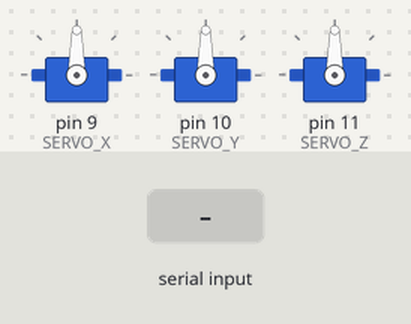
A sketch run on a simulated Arduino Uno, built with avr-gcc and run on an emulated ATmega328P. On the bench: 3 × servo. The test bench sets the inputs (shaded band).

Above: at 1.2 s.
1.3 s: "x,45\n" received over Serial
At 2.4 s:
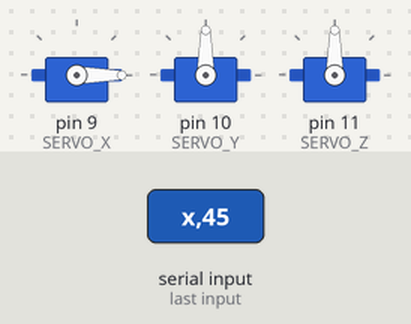
2.8 s: "y,45\n" received over Serial
At 3.5 s:
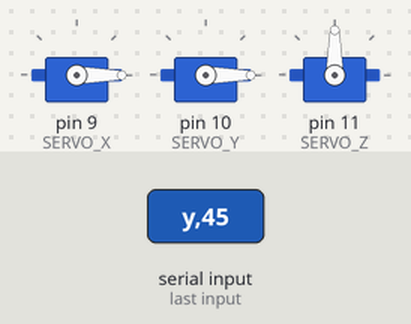
4.3 s: "x90\n" received over Serial
At 4.6 s:
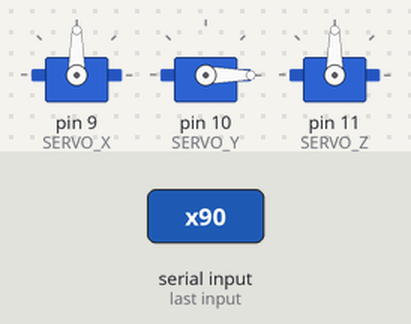
5.8 s: "t90\n" received over Serial
At 7.0 s:
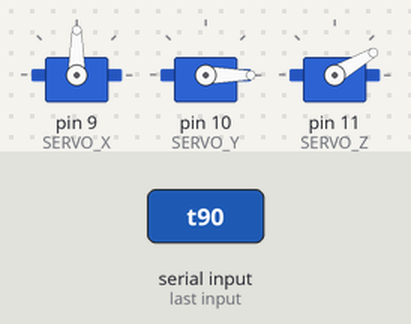
7.4 s: "y90\n" received over Serial
At 8.2 s:
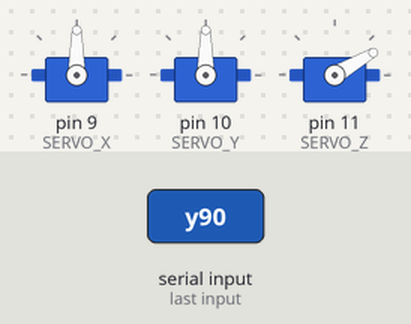
8.9 s: "t,45\n" received over Serial
At 9.5 s:
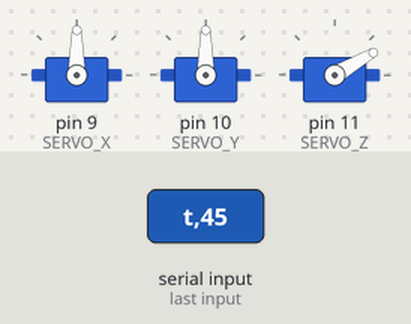
Timing chart, 0 to 11.5 s (numbered marks = the images above; inputs shaded):
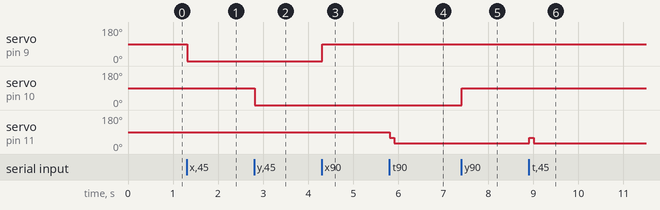

The sketch:

RobotFinger.ino
```cpp
/*
 * Robotic Finger
 * This program controls three servo motors
 * It moves throw the x and y axys and uses
 * a finger to push a touch screen
 */
#include <Servo.h>

// Declaring the servos
Servo servo_x;
Servo servo_y;
Servo servo_z;

// Initialize variables
int SERVO_X = 9;
int SERVO_Y = 10;
int SERVO_Z = 11;
int UP = 30;
int DOWN = 60;
int incoming = 0;
String readString;
char dir;
bool r1 = false;

//Initialize the Arduino
void setup() {
  Serial.begin(9600);
  servo_x.attach(SERVO_X);
  servo_y.attach(SERVO_Y);
  servo_z.attach(SERVO_Z);
  dir = 'u';
}

void loop() {

  while (Serial.available()) {
    char c = Serial.read();  //gets one char from serial buffer
    if(r1){
      readString += c;
    } else {
      dir = c;
      r1 = true;
    }
    delay(2);  //slow looping to allow buffer to fill with next character
  }
  //if (readString.length() >0) {
  if(r1) {
    //Serial.println(readString);  //so you can see the captured string
    if(dir == 'x'){
      int n = readString.toInt();  //convert readString into a number
      readString=""; //empty for next input
      servo_x.write(n);
    } else if(dir == 'y'){
      int n = readString.toInt();  //convert readString into a number
      readString=""; //empty for next input
      servo_y.write(n);
    } else if(dir == 't') {
      servo_z.write(DOWN);
      delay(100);
      servo_z.write(UP);
    } else if(dir == 'd'){
      servo_z.write(DOWN);
    } else if(dir == 'u'){
      servo_z.write(UP);
    }
    r1 = false;

  }
}
```

Measured:
- after the input at 1.3 s, servo on pin 9 (SERVO_X): 90° → 0° at once
- after the input at 2.8 s, servo on pin 10 (SERVO_Y): 90° → 0° at once
- after the input at 4.3 s, servo on pin 9 (SERVO_X): 0° → 90° at once
- after the input at 5.8 s, servo on pin 11 (SERVO_Z): 90° → 60° at once, → 30° 0.10 s later
- after the input at 7.4 s, servo on pin 10 (SERVO_Y): 0° → 90° at once
- after the input at 8.9 s, servo on pin 11 (SERVO_Z): 30° → 60° at once, → 30° 0.10 s later
